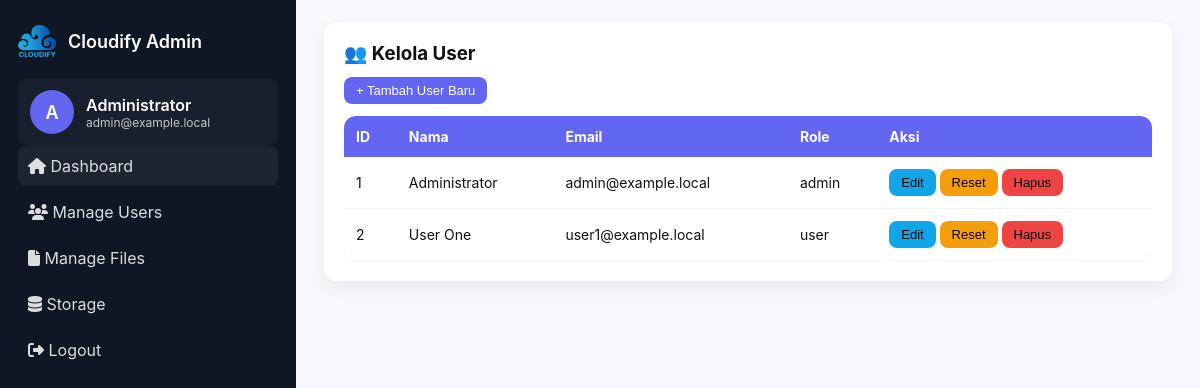
The page /admin/index.php?manage=users&ok=1 (signed in) on the database its author committed.
### tables this page shows
CREATE TABLE IF NOT EXISTS `users` (
  `id` INT UNSIGNED NOT NULL AUTO_INCREMENT,
  `username` VARCHAR(100) NOT NULL UNIQUE,
  `password` VARCHAR(255) NOT NULL,
  `display_name` VARCHAR(255) DEFAULT NULL,
  `email` VARCHAR(255) DEFAULT NULL,
  `role` VARCHAR(50) DEFAULT 'user',
  `created_at` DATETIME DEFAULT CURRENT_TIMESTAMP,
  PRIMARY KEY (`id`)
);

### admin/users.php (the view, shortened to what this page needs)
<?php
$db = new koneksi();
$conn = $db->getConnection();
$users = $conn->query("SELECT id, display_name, email, role FROM users ORDER BY id ASC");
$userData = $_SESSION['user_data'] ?? [
    'nama_lengkap' => $_SESSION['nama'] ?? 'Admin',
    'email' => $_SESSION['email'] ?? '',
    'foto_url' => $_SESSION['foto_url'] ?? '',
];
$initial = strtoupper(substr($userData['nama_lengkap'],0,1));
?>
<!doctype html>
<html lang="id">
<head>
<link rel="stylesheet" href="https://cdnjs.cloudflare.com/ajax/libs/font-awesome/6.6.0/css/all.min.css">
</head>
<body>
<div class="app">
  <aside class="sidebar">
    <div class="logo">
      <img src="../img/Logo Cloudify.png" alt="logo">
      <h1>Cloudify Admin</h1>
    </div>
    <div class="profile-mini">
      <div class="pic"><?=htmlspecialchars($initial)?></div>
      <div>
        <div style="font-weight:600"><?=htmlspecialchars($userData['nama_lengkap'])?></div>
        <div style="font-size:12px;color:rgba(255,255,255,0.75)"><?=htmlspecialchars($userData['email'])?></div>
      </div>
    </div>
    <nav class="nav">
      <a href="index.php" class="active"><i class="fa fa-house"></i> Dashboard</a>
      <a href="?manage=users"><i class="fa fa-users"></i> Manage Users</a>
      <a href="?manage=files"><i class="fa fa-file"></i> Manage Files</a>
      <a href="?manage=storage"><i class="fa fa-database"></i> Storage</a>
      <a href="../logout.php"><i class="fa fa-sign-out-alt"></i> Logout</a>
    </nav>
  </aside>
  <main class="main">
    <div class="card">
      <h3>👥 Kelola User</h3>
      <button class="btn btn-add" onclick="openAddModal()">+ Tambah User Baru</button>
      <div style="overflow-x:auto">
      <table class="table-users">
        <thead>
          <tr>
            <th>ID</th>
            <th>Nama</th>
            <th>Email</th>
            <th>Role</th>
            <th>Aksi</th>
          </tr>
        </thead>
        <tbody>
        <?php while ($u = $users->fetch_assoc()): ?>
          <tr>
            <td><?= $u['id'] ?></td>
            <td><?= htmlspecialchars($u['display_name']) ?></td>
            <td><?= htmlspecialchars($u['email']) ?></td>
            <td><?= $u['role'] ?></td>
            <td>
              <button class="btn btn-edit" onclick="openEditModal(<?= $u['id'] ?>,'<?= $u['display_name'] ?>','<?= $u['email'] ?>','<?= $u['role'] ?>')">Edit</button>
              <button class="btn btn-reset" onclick="resetPass(<?= $u['id'] ?>)">Reset</button>
              <button class="btn btn-del" onclick="hapusUser(<?= $u['id'] ?>)">Hapus</button>
            </td>
          </tr>
        <?php endwhile; ?>
        </tbody>
      </table>
      </div>
    </div>
  </main>
</div>
</body>
</html>

### admin/index.php (shortened to what this page needs)
<?php
if (isset($_GET['manage'])) {
    $page = $_GET['manage'];
    if ($page === 'users') {
        require __DIR__ . '/users.php';
        exit;
    }
    exit;
}
?>

### admin/users.php (style rules this page uses)
:root { --bg:#f6f8fb; --card:#fff; --muted:#6b7280; --accent:#6366f1; }
body { margin:0;font-family:Inter,sans-serif;background:var(--bg);color:#111 }
.app { display:flex;min-height:100vh; }
.sidebar { width:260px;background:#0f1724;color:#fff;padding:22px 18px;flex-shrink:0 }
.logo { display:flex;align-items:center;gap:12px;margin-bottom:18px }
.logo img { width:38px;height:38px;object-fit:contain }
.logo h1 { font-size:18px;margin:0;font-weight:600 }
.nav a { display:block;color:rgba(255,255,255,.85);text-decoration:none;padding:10px;border-radius:8px;margin-bottom:6px }
.nav a.active,.nav a:hover { background:rgba(255,255,255,.06) }
.profile-mini { display:flex;align-items:center;gap:12px;margin-top:14px;padding:12px;background:rgba(255,255,255,.04);border-radius:10px }
.profile-mini .pic { width:44px;height:44px;border-radius:50%;display:flex;align-items:center;justify-content:center;background:var(--accent);font-weight:600;color:#fff;font-size:18px }
.main { flex:1;padding:22px 28px }
h3 { margin-top:0;margin-bottom:12px }
.card { background:var(--card);padding:20px;border-radius:12px;box-shadow:0 6px 18px rgba(0,0,0,0.06) }
.btn { padding:6px 12px;border-radius:8px;border:0;cursor:pointer;font-size:13px;transition:all 0.2s }
.btn-add { background:#6366f1;color:#fff;margin-bottom:12px }
.btn-edit { background:#0ea5e9 }
.btn-reset { background:#f59e0b }
.btn-del { background:#ef4444 }
.table-users { width:100%;border-collapse:collapse;box-shadow:0 4px 16px rgba(0,0,0,0.05);border-radius:12px;overflow:hidden }
.table-users th { background:var(--accent);color:white;padding:12px;text-align:left;font-size:14px }
.table-users td { background:white;padding:12px;border-bottom:1px solid #f2f2f7;font-size:14px }

### rows shown on the page
users: id "1", display_name "Administrator", email "admin@example.local", role "admin"
users: id "2", display_name "User One", email "user1@example.local", role "user"

### other values the page prints
$initial "A"
$userData['nama_lengkap'] "Administrator"
$userData['email'] "admin@example.local"
